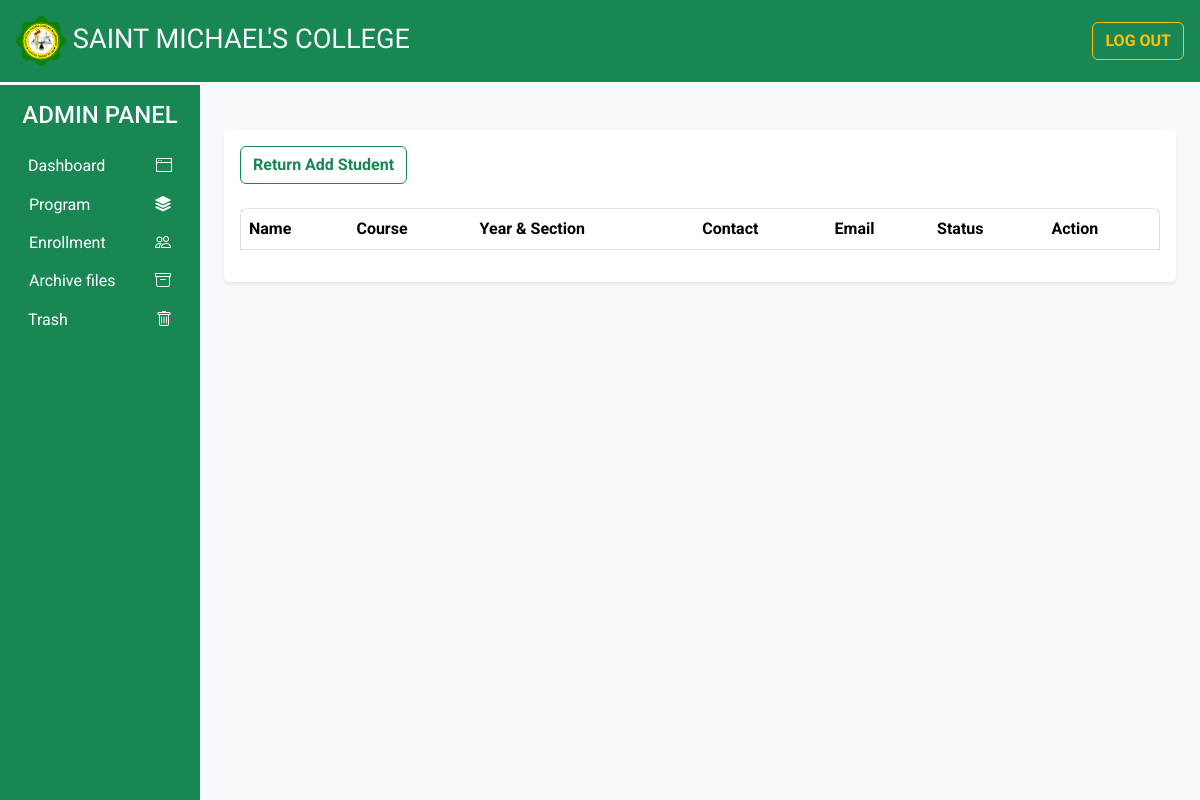
Page /manage_student.php on the earlier database version.
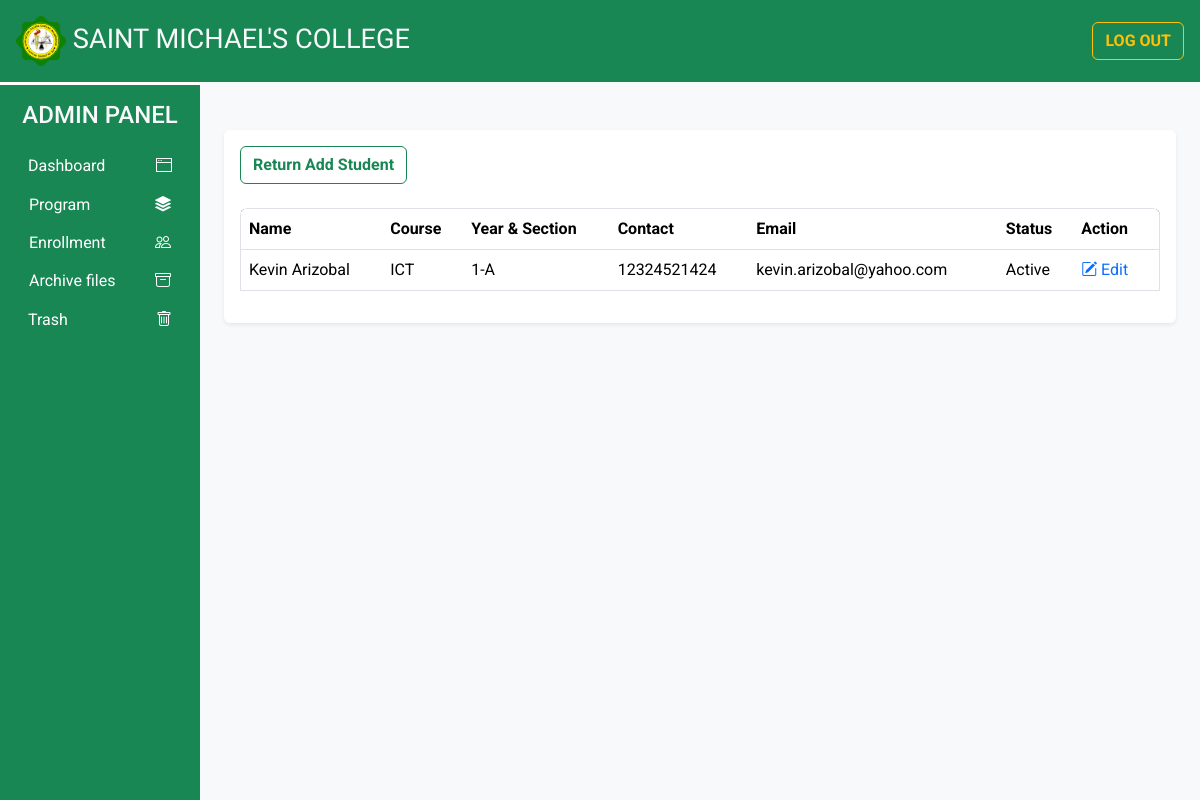
Same page on the later database version.
### tables this page shows
CREATE TABLE `students` (
  `id` int(11) NOT NULL,
  `name` varchar(255) NOT NULL,
  `email` varchar(255) NOT NULL,
  `contact_number` varchar(20) NOT NULL,
  `profile_picture` varchar(255) NOT NULL,
  `attachment` varchar(255) NOT NULL,
  `course` varchar(100) NOT NULL,
  `section` varchar(50) NOT NULL,
  `gender` varchar(20) NOT NULL,
  `date_of_birth` date NOT NULL,
  `school_id` varchar(50) NOT NULL,
  `address` text NOT NULL,
  `mother_name` varchar(255) NOT NULL,
  `father_name` varchar(255) NOT NULL,
  `guardian_contact_number` varchar(20) NOT NULL,
  `guardian_address` text NOT NULL,
  `status` int(11) NOT NULL DEFAULT 0,
  `date_enrolled` timestamp NOT NULL DEFAULT current_timestamp()
);

### manage_student.php (the view, shortened to what this page needs)
<?php
require('db_connect.php');
?>
<!DOCTYPE html>
<html lang="en">
<head>
    <?php require('links/links.php'); ?>
    <link rel="stylesheet" href="https://cdn.datatables.net/1.13.3/css/jquery.dataTables.min.css">
</head>
<body class="bg-light">
<?php require('inc/header.php');?>
<div class="container-fluid" id="main-content">
    <div class="row">
        <div class="col-lg-10 ms-auto p-4 overflow-hidden">
            <div class="card border-0 shadow-sm mt-4 mb-4 align-content-center">
                <div class="card-body">
                    <div class="d-flex justify-content-between align-items-center mb-4">
                        <a href="add_student.php" class="btn btn-outline-success fw-bold">Return Add Student</a>
                    </div>
                    <div class="table-responsive rounded-3">
                        <table class="table table-hover border text-center" id="studentTable" style="min-width: 100px;">
                            <thead class="text-start">
                                <tr class="bg-dark text-light">
                                    <th scope="col">Name</th>
                                    <th scope="col">Course</th>
                                    <th scope="col">Year & Section</th>
                                    <th scope="col">Contact</th>
                                    <th scope="col">Email</th>
                                    <th scope="col">Status</th>
                                    <th scope="col">Action</th>
                                </tr>
                            </thead>
                            <tbody class="text-start">
                                <?php
                                $query = "SELECT `id`, `name`, `email`, `contact_number`, `profile_picture`, `attachment`, `course`, `section`, `gender`, `date_of_birth`, `school_id`, `address`, `mother_name`, `father_name`, `guardian_contact_number`, `guardian_address`, `status`, `date_enrolled` FROM `students`";
                                $result = $conn->query($query);
                                while ($row = $result->fetch_assoc()) {
                                  if($row['status'] == 1){
                                    $new_stat = 'Active';
                                  }
                                    echo "<tr id='student-{$row['id']}'>
                                            <td>{$row['name']}</td>
                                            <td>{$row['course']}</td>
                                            <td>{$row['section']}</td>
                                            <td>{$row['contact_number']}</td>
                                            <td>{$row['email']}</td>
                                            <td>{$new_stat}</td>
                                            <td>
                                                <a href='#' class='edit-btn text-decoration-none me-2' data-id='{$row['id']}' data-bs-toggle='modal' data-bs-target='#registerModal'><i class='bi bi-pencil-square text-decoration-none'></i> Edit</a>
                                            </td>
                                        </tr>";
                                }
                                ?>
                            </tbody>
                        </table>
                    </div>
                </div>
            </div>
        </div>
    </div>
</div>
</body>
</html>

### links/links.php (shortened to what this page needs)
<link href="https://cdn.jsdelivr.net/npm/bootstrap@5.3.3/dist/css/bootstrap.min.css" rel="stylesheet">
<link rel="stylesheet" href="./bootstrap-5.3.3-dist/css/bootstrap.css">
<link rel="stylesheet" href="./bootstrap-icons-1.11.3/font/bootstrap-icons.css">
<link rel="stylesheet" href="./css/common.css">

### inc/header.php (shortened to what this page needs)
<!DOCTYPE html>
<html lang="en">
<head>
    <link href="https://cdn.jsdelivr.net/npm/bootstrap@5.3.1/dist/css/bootstrap.min.css" rel="stylesheet">
    <link href="https://cdn.jsdelivr.net/npm/bootstrap-icons/font/bootstrap-icons.css" rel="stylesheet">
</head>
<body>
    <div class="container-fluid bg-success text-light p-3 d-flex align-items-center justify-content-between sticky-top">
        <h1 class="mb-0 h-font" style="font-size: 1.7rem;">
            <img src="img/smc.png" style="height: 50px; width: auto;" alt="">
            SAINT MICHAEL'S COLLEGE
        </h1>
        <a href="logout.php" class="btn btn-outline-warning fw-bold">LOG OUT</a>
    </div>
    <div class="col-lg-2 bg-success border-white border-top border-3 border-secondary" id="dashboard-menu" style="max-height: 100vh; overflow-y: auto;">
        <nav class="navbar navbar-expand-lg navbar-dark rounded">
            <div class="container-fluid flex-lg-column align-items-stretch">
                <h4 class="mt-2 text-light text-center">ADMIN PANEL</h4>
                <div class="collapse navbar-collapse flex-column align-items-stretch mt-2" id="admindropdown">
                    <ul class="nav nav-pills flex-column">
                        <li class="nav-item">
                            <a class="nav-link text-white d-flex justify-content-between align-items-center" href="dashboard.php">
                                <span>Dashboard</span>
                                <i class="bi bi-window-fullscreen"></i>
                            </a>
                        </li>
                        <li class="nav-item">
                            <button class="btn text-white px-3 w-100 shadow-none text-start d-flex align-items-center justify-content-between" type="button" data-bs-toggle="collapse" data-bs-target="#course" aria-expanded="false" aria-controls="course">
                                <span>Program</span>
                                <i class="bi bi-stack"></i>
                            </button>
                        </li>
                        <li class="nav-item">
                            <button class="btn text-white px-3 w-100 shadow-none text-start d-flex align-items-center justify-content-between" type="button" data-bs-toggle="collapse" data-bs-target="#enrollment" aria-expanded="false" aria-controls="enrollment">
                                <span>Enrollment</span>
                                <i class="bi bi-people"></i>
                            </button>
                        </li>
                        <li class="nav-item">
                            <button class="btn text-white px-3 w-100 shadow-none text-start d-flex align-items-center justify-content-between" type="button" data-bs-toggle="collapse" data-bs-target="#report" aria-expanded="false" aria-controls="report">
                                <span>Archive files</span>
                                <i class="bi bi-archive"></i>
                            </button>
                        </li>
                        <li class="nav-item">
                            <a class="nav-link text-white d-flex justify-content-between align-items-center" href="trash.php">
                                <span>Trash</span>
                                <i class="bi bi-trash"></i>
                            </a>
                        </li>
                    </ul>
                </div>
            </div>
        </nav>
    </div>
</body>
</html>

### css/common.css (style rules this page uses)
:root { --teal: #2ec1ac; --teal_hover: #279e8c; }
* { font-family: 'Roboto', sans-serif; }
h1 { font-family: 'Old Standard TT', serif; }
#dashboard-menu { position: fixed; height: 100%; }
.btn { transition: .5s; }

### inc/header.php (style rules this page uses)
#dashboard-menu { scrollbar-width: thin; scrollbar-color: #ffc107 #198754; }

Differences in the rows shown:
added students: name "Kevin Arizobal", course "ICT", section "1-A", contact_number "12324521424", email "kevin.arizobal@yahoo.com", status "Active"
